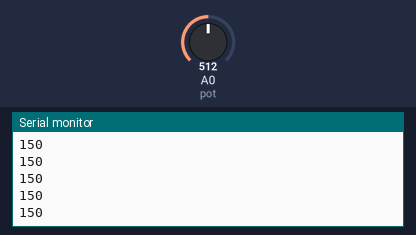
Simulated run of this sketch. Board: Arduino Uno, built with avr-gcc and run on an emulated ATmega328P. On the bench: the last lines printed to the serial monitor. The inputs (shaded band) are chosen by the test bench; at power-on: A0 (pot) = 512.

Above: at 1.2 s.
1.3 s: A0 (pot) set to 716
At 2.3 s:
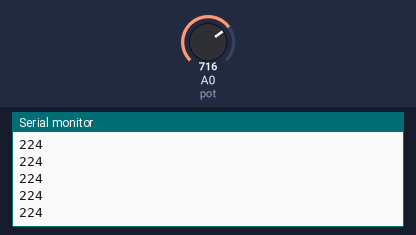
2.8 s: A0 (pot) set to 900
At 3.3 s:
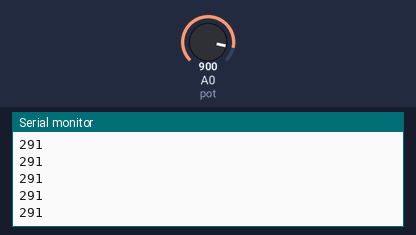
Timing chart, 0 to 5.8 s (numbered marks = the images above; inputs shaded):
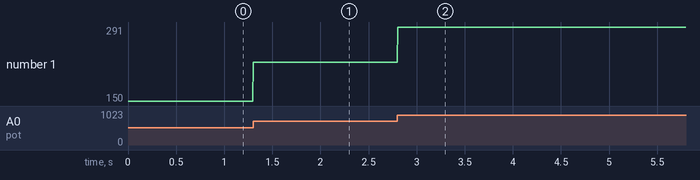

Measured:
- after the input at 1.3 s, the serial monitor: prints a new line at once (image 1)
- after the input at 2.8 s, the serial monitor: prints a new line at once (image 2)
- plotted number 1: 150 → 224 after the input at 1.3 s, 224 → 291 after the input at 2.8 s

The sketch:

lab_1.ino
```cpp
// Lab_1 Arduino_samplecode
int pot = A0;
int val = 0;
int start_time;
int now_time;
int fs = 180;    // sampling frequency

void setup() {
  Serial.begin(250000);    // baud rate
  pinMode(pot, INPUT);
}

void loop() {
  start_time = micros();
  val = analogRead(pot);  //read analog input
//  val = map(val, 0, 1023, 0, 7);    //mapping: 10bits to ?bits
  val = map(val, 100, 800, 0, 255);    //mapping: 10bits to ?bits
  Serial.println(val, DEC);  //print on Matlab

  now_time = micros();
  while(now_time - start_time < 1E6/fs){  //sample rate
    now_time = micros();
  }
}
```
